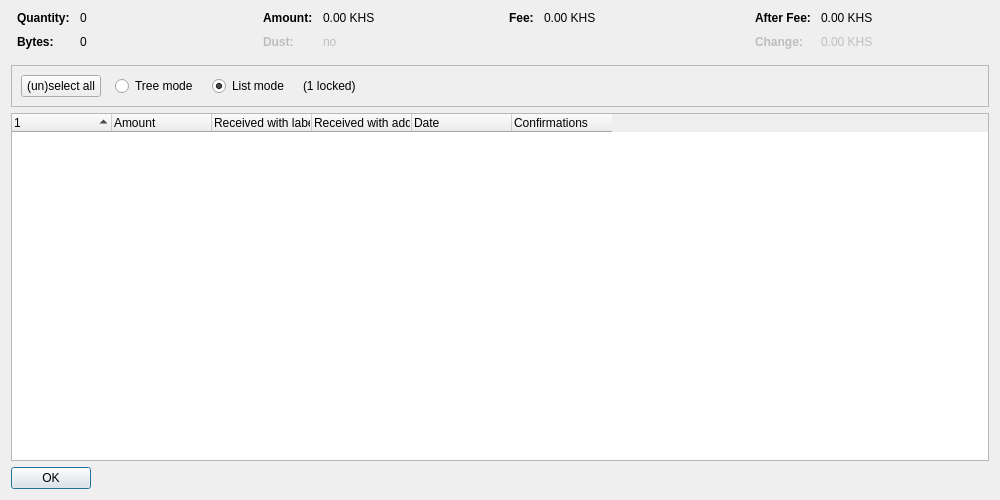
<?xml version="1.0" encoding="UTF-8"?>
<ui version="4.0">
 <class>CoinControlDialog</class>
 <widget class="QDialog" name="CoinControlDialog">
  <property name="geometry">
   <rect>
    <x>0</x>
    <y>0</y>
    <width>1000</width>
    <height>500</height>
   </rect>
  </property>
  <property name="windowTitle">
   <string>Coin Selection</string>
  </property>
  <layout class="QVBoxLayout" name="verticalLayout">
   <item>
    <layout class="QHBoxLayout" name="horizontalLayoutTop" stretch="0,0,0,0">
     <property name="topMargin">
      <number>0</number>
     </property>
     <property name="bottomMargin">
      <number>10</number>
     </property>
     <item>
      <layout class="QFormLayout" name="formLayoutCoinControl1">
       <property name="horizontalSpacing">
        <number>10</number>
       </property>
       <property name="verticalSpacing">
        <number>10</number>
       </property>
       <property name="leftMargin">
        <number>6</number>
       </property>
       <property name="rightMargin">
        <number>6</number>
       </property>
       <item row="0" column="0">
        <widget class="QLabel" name="labelCoinControlQuantityText">
         <property name="font">
          <font>
           <weight>75</weight>
           <bold>true</bold>
          </font>
         </property>
         <property name="text">
          <string>Quantity:</string>
         </property>
        </widget>
       </item>
       <item row="0" column="1">
        <widget class="QLabel" name="labelCoinControlQuantity">
         <property name="cursor">
          <cursorShape>IBeamCursor</cursorShape>
         </property>
         <property name="contextMenuPolicy">
          <enum>Qt::ActionsContextMenu</enum>
         </property>
         <property name="text">
          <string notr="true">0</string>
         </property>
         <property name="textInteractionFlags">
          <set>Qt::LinksAccessibleByMouse|Qt::TextSelectableByKeyboard|Qt::TextSelectableByMouse</set>
         </property>
        </widget>
       </item>
       <item row="1" column="0">
        <widget class="QLabel" name="labelCoinControlBytesText">
         <property name="font">
          <font>
           <weight>75</weight>
           <bold>true</bold>
          </font>
         </property>
         <property name="text">
          <string>Bytes:</string>
         </property>
        </widget>
       </item>
       <item row="1" column="1">
        <widget class="QLabel" name="labelCoinControlBytes">
         <property name="cursor">
          <cursorShape>IBeamCursor</cursorShape>
         </property>
         <property name="contextMenuPolicy">
          <enum>Qt::ActionsContextMenu</enum>
         </property>
         <property name="text">
          <string notr="true">0</string>
         </property>
         <property name="textInteractionFlags">
          <set>Qt::LinksAccessibleByMouse|Qt::TextSelectableByKeyboard|Qt::TextSelectableByMouse</set>
         </property>
        </widget>
       </item>
      </layout>
     </item>
     <item>
      <layout class="QFormLayout" name="formLayoutCoinControl2">
       <property name="horizontalSpacing">
        <number>10</number>
       </property>
       <property name="verticalSpacing">
        <number>10</number>
       </property>
       <property name="leftMargin">
        <number>6</number>
       </property>
       <property name="rightMargin">
        <number>6</number>
       </property>
       <item row="0" column="0">
        <widget class="QLabel" name="labelCoinControlAmountText">
         <property name="font">
          <font>
           <weight>75</weight>
           <bold>true</bold>
          </font>
         </property>
         <property name="text">
          <string>Amount:</string>
         </property>
        </widget>
       </item>
       <item row="0" column="1">
        <widget class="QLabel" name="labelCoinControlAmount">
         <property name="cursor">
          <cursorShape>IBeamCursor</cursorShape>
         </property>
         <property name="contextMenuPolicy">
          <enum>Qt::ActionsContextMenu</enum>
         </property>
         <property name="text">
          <string notr="true">0.00 KHS</string>
         </property>
         <property name="textInteractionFlags">
          <set>Qt::LinksAccessibleByMouse|Qt::TextSelectableByKeyboard|Qt::TextSelectableByMouse</set>
         </property>
        </widget>
       </item>
       <item row="1" column="0">
        <widget class="QLabel" name="labelCoinControlLowOutputText">
         <property name="enabled">
          <bool>false</bool>
         </property>
         <property name="font">
          <font>
           <weight>75</weight>
           <bold>true</bold>
          </font>
         </property>
         <property name="text">
          <string>Dust:</string>
         </property>
        </widget>
       </item>
       <item row="1" column="1">
        <widget class="QLabel" name="labelCoinControlLowOutput">
         <property name="enabled">
          <bool>false</bool>
         </property>
         <property name="cursor">
          <cursorShape>IBeamCursor</cursorShape>
         </property>
         <property name="contextMenuPolicy">
          <enum>Qt::ActionsContextMenu</enum>
         </property>
         <property name="text">
          <string notr="true">no</string>
         </property>
         <property name="textInteractionFlags">
          <set>Qt::LinksAccessibleByMouse|Qt::TextSelectableByKeyboard|Qt::TextSelectableByMouse</set>
         </property>
        </widget>
       </item>
      </layout>
     </item>
     <item>
      <layout class="QFormLayout" name="formLayoutCoinControl3">
       <property name="horizontalSpacing">
        <number>10</number>
       </property>
       <property name="verticalSpacing">
        <number>10</number>
       </property>
       <property name="leftMargin">
        <number>6</number>
       </property>
       <property name="rightMargin">
        <number>6</number>
       </property>
       <item row="0" column="0">
        <widget class="QLabel" name="labelCoinControlFeeText">
         <property name="font">
          <font>
           <weight>75</weight>
           <bold>true</bold>
          </font>
         </property>
         <property name="text">
          <string>Fee:</string>
         </property>
        </widget>
       </item>
       <item row="0" column="1">
        <widget class="QLabel" name="labelCoinControlFee">
         <property name="cursor">
          <cursorShape>IBeamCursor</cursorShape>
         </property>
         <property name="contextMenuPolicy">
          <enum>Qt::ActionsContextMenu</enum>
         </property>
         <property name="text">
          <string notr="true">0.00 KHS</string>
         </property>
         <property name="textInteractionFlags">
          <set>Qt::LinksAccessibleByMouse|Qt::TextSelectableByKeyboard|Qt::TextSelectableByMouse</set>
         </property>
        </widget>
       </item>
      </layout>
     </item>
     <item>
      <layout class="QFormLayout" name="formLayoutCoinControl4">
       <property name="horizontalSpacing">
        <number>10</number>
       </property>
       <property name="verticalSpacing">
        <number>10</number>
       </property>
       <property name="leftMargin">
        <number>6</number>
       </property>
       <property name="rightMargin">
        <number>6</number>
       </property>
       <item row="0" column="0">
        <widget class="QLabel" name="labelCoinControlAfterFeeText">
         <property name="font">
          <font>
           <weight>75</weight>
           <bold>true</bold>
          </font>
         </property>
         <property name="text">
          <string>After Fee:</string>
         </property>
        </widget>
       </item>
       <item row="0" column="1">
        <widget class="QLabel" name="labelCoinControlAfterFee">
         <property name="cursor">
          <cursorShape>IBeamCursor</cursorShape>
         </property>
         <property name="contextMenuPolicy">
          <enum>Qt::ActionsContextMenu</enum>
         </property>
         <property name="text">
          <string notr="true">0.00 KHS</string>
         </property>
         <property name="textInteractionFlags">
          <set>Qt::LinksAccessibleByMouse|Qt::TextSelectableByKeyboard|Qt::TextSelectableByMouse</set>
         </property>
        </widget>
       </item>
       <item row="1" column="0">
        <widget class="QLabel" name="labelCoinControlChangeText">
         <property name="enabled">
          <bool>false</bool>
         </property>
         <property name="font">
          <font>
           <weight>75</weight>
           <bold>true</bold>
          </font>
         </property>
         <property name="text">
          <string>Change:</string>
         </property>
        </widget>
       </item>
       <item row="1" column="1">
        <widget class="QLabel" name="labelCoinControlChange">
         <property name="enabled">
          <bool>false</bool>
         </property>
         <property name="cursor">
          <cursorShape>IBeamCursor</cursorShape>
         </property>
         <property name="contextMenuPolicy">
          <enum>Qt::ActionsContextMenu</enum>
         </property>
         <property name="text">
          <string notr="true">0.00 KHS</string>
         </property>
         <property name="textInteractionFlags">
          <set>Qt::LinksAccessibleByMouse|Qt::TextSelectableByKeyboard|Qt::TextSelectableByMouse</set>
         </property>
        </widget>
       </item>
      </layout>
     </item>
    </layout>
   </item>
   <item>
    <widget class="QFrame" name="frame">
     <property name="minimumSize">
      <size>
       <width>0</width>
       <height>40</height>
      </size>
     </property>
     <property name="frameShape">
      <enum>QFrame::StyledPanel</enum>
     </property>
     <property name="frameShadow">
      <enum>QFrame::Sunken</enum>
     </property>
     <layout class="QHBoxLayout" name="horizontalLayout">
      <item>
       <layout class="QHBoxLayout" name="horizontalLayoutPanel" stretch="0,0,0,0,0">
        <property name="spacing">
         <number>14</number>
        </property>
        <item>
         <widget class="QPushButton" name="pushButtonSelectAll">
          <property name="sizePolicy">
           <sizepolicy hsizetype="Maximum" vsizetype="Fixed">
            <horstretch>0</horstretch>
            <verstretch>0</verstretch>
           </sizepolicy>
          </property>
          <property name="text">
           <string>(un)select all</string>
          </property>
          <property name="autoDefault">
           <bool>false</bool>
          </property>
         </widget>
        </item>
        <item>
         <widget class="QRadioButton" name="radioTreeMode">
          <property name="sizePolicy">
           <sizepolicy hsizetype="Maximum" vsizetype="Fixed">
            <horstretch>0</horstretch>
            <verstretch>0</verstretch>
           </sizepolicy>
          </property>
          <property name="text">
           <string>Tree mode</string>
          </property>
         </widget>
        </item>
        <item>
         <widget class="QRadioButton" name="radioListMode">
          <property name="sizePolicy">
           <sizepolicy hsizetype="Maximum" vsizetype="Fixed">
            <horstretch>0</horstretch>
            <verstretch>0</verstretch>
           </sizepolicy>
          </property>
          <property name="text">
           <string>List mode</string>
          </property>
          <property name="checked">
           <bool>true</bool>
          </property>
         </widget>
        </item>
        <item>
         <widget class="QLabel" name="labelLocked">
          <property name="text">
           <string notr="true">(1 locked)</string>
          </property>
         </widget>
        </item>
        <item>
         <spacer name="horizontalSpacer">
          <property name="orientation">
           <enum>Qt::Horizontal</enum>
          </property>
          <property name="sizeHint" stdset="0">
           <size>
            <width>40</width>
            <height>20</height>
           </size>
          </property>
         </spacer>
        </item>
       </layout>
      </item>
     </layout>
    </widget>
   </item>
   <item>
    <widget class="CoinControlTreeWidget" name="treeWidget">
     <property name="contextMenuPolicy">
      <enum>Qt::CustomContextMenu</enum>
     </property>
     <property name="sortingEnabled">
      <bool>false</bool>
     </property>
     <property name="columnCount">
      <number>6</number>
     </property>
     <attribute name="headerShowSortIndicator" stdset="0">
      <bool>true</bool>
     </attribute>
     <attribute name="headerStretchLastSection">
      <bool>false</bool>
     </attribute>
     <column>
      <property name="text">
       <string/>
      </property>
     </column>
     <column>
      <property name="text">
       <string>Amount</string>
      </property>
     </column>
     <column>
      <property name="text">
       <string>Received with label</string>
      </property>
     </column>
     <column>
      <property name="text">
       <string>Received with address</string>
      </property>
     </column>
     <column>
      <property name="text">
       <string>Date</string>
      </property>
     </column>
     <column>
      <property name="text">
       <string>Confirmations</string>
      </property>
      <property name="toolTip">
       <string>Confirmed</string>
      </property>
     </column>
     <column>
      <property name="text">
       <string/>
      </property>
     </column>
     <column>
      <property name="text">
       <string/>
      </property>
     </column>
     <column>
      <property name="text">
       <string/>
      </property>
     </column>
     <column>
      <property name="text">
       <string/>
      </property>
     </column>
    </widget>
   </item>
   <item>
    <widget class="QDialogButtonBox" name="buttonBox">
     <property name="sizePolicy">
      <sizepolicy hsizetype="Maximum" vsizetype="Fixed">
       <horstretch>0</horstretch>
       <verstretch>0</verstretch>
      </sizepolicy>
     </property>
     <property name="orientation">
      <enum>Qt::Horizontal</enum>
     </property>
     <property name="standardButtons">
      <set>QDialogButtonBox::Ok</set>
     </property>
    </widget>
   </item>
  </layout>
 </widget>
 <customwidgets>
  <customwidget>
   <class>CoinControlTreeWidget</class>
   <extends>QTreeWidget</extends>
   <header>qt/coincontroltreewidget.h</header>
  </customwidget>
 </customwidgets>
 <resources/>
 <connections/>
</ui>
